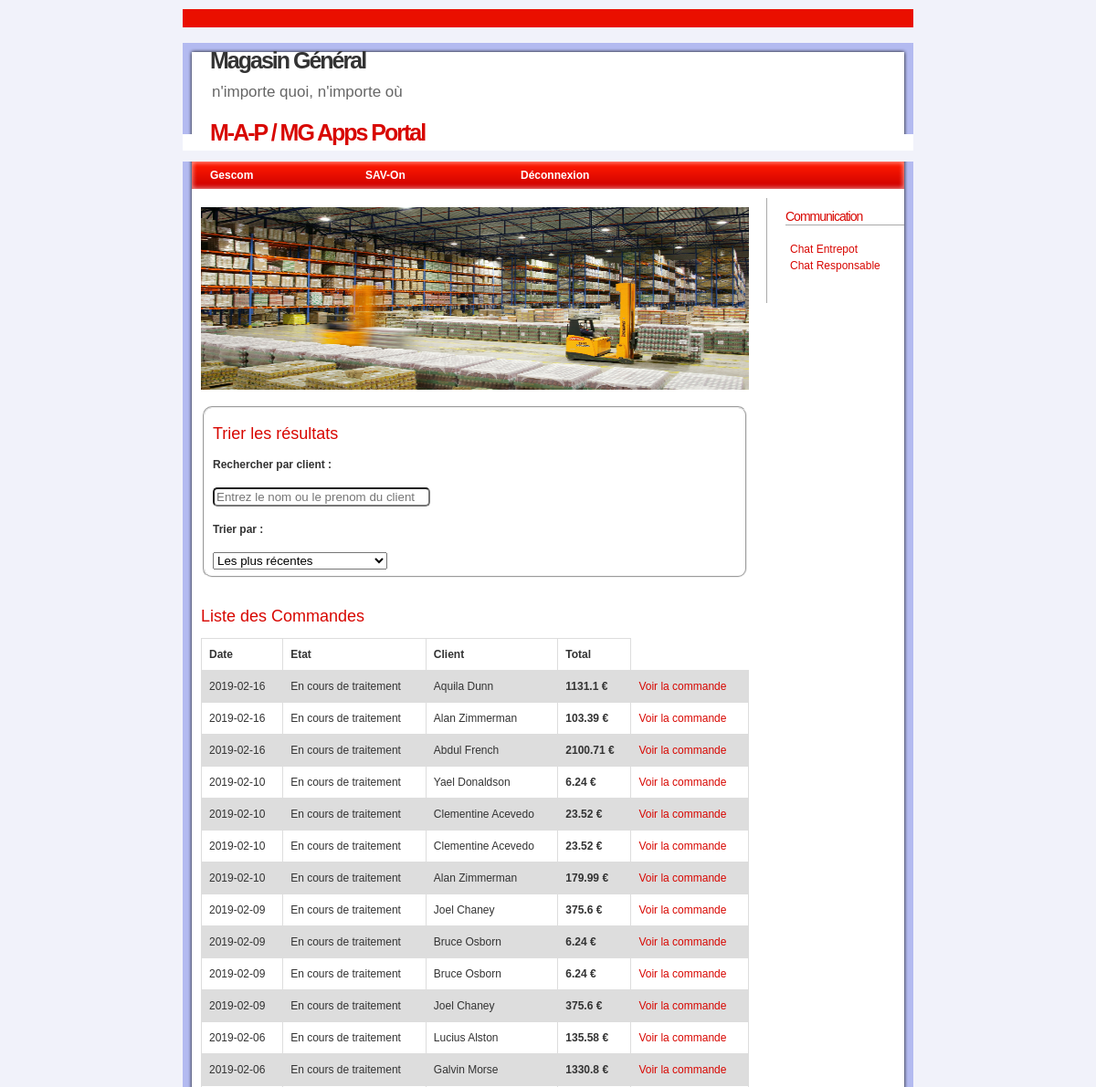
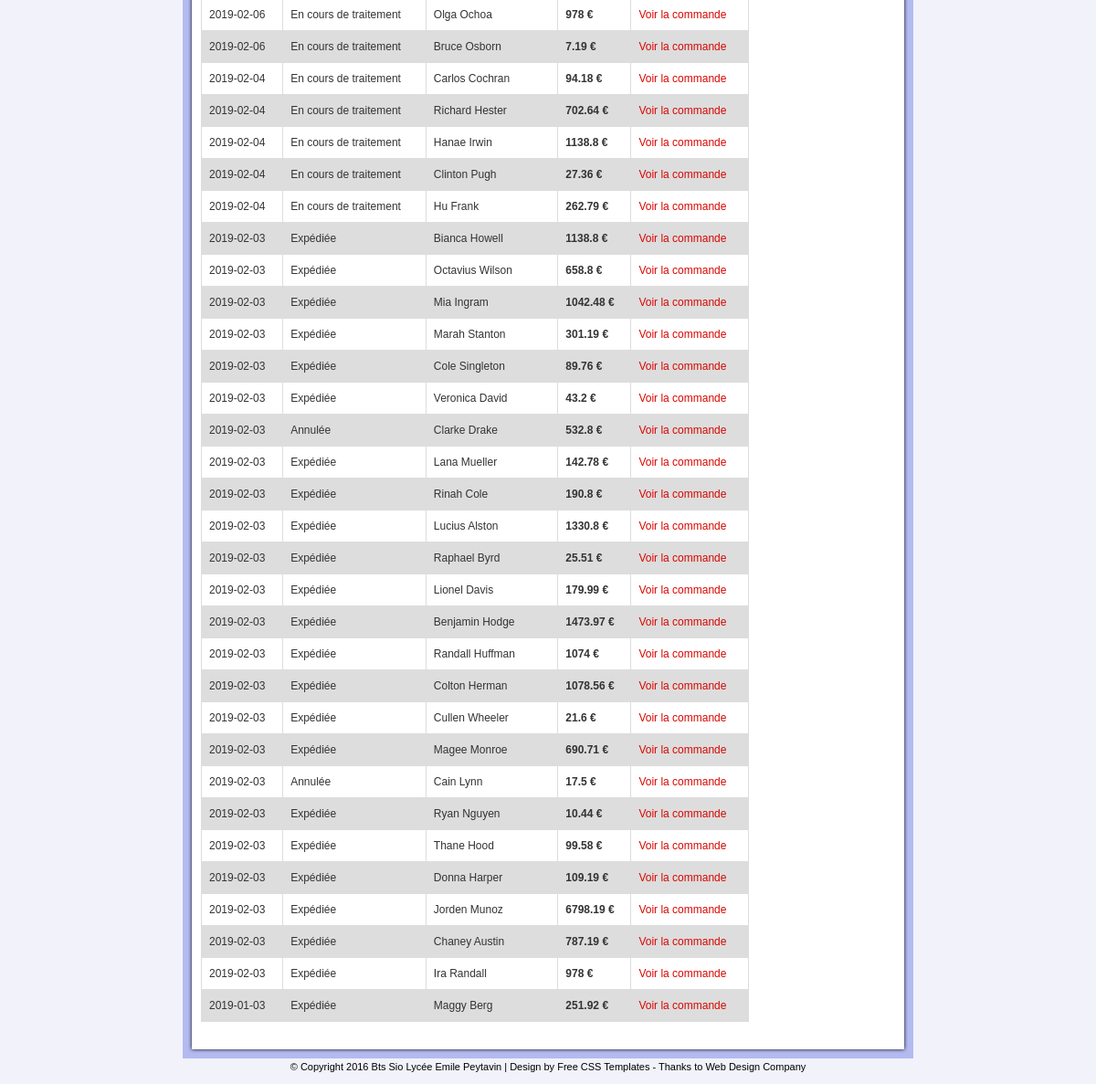
The page /map/gescom/cde_rechercher.php (signed in) on the database its author committed (2 pictures, top to bottom).
### tables this page shows
CREATE TABLE IF NOT EXISTS `commande` (
  `idCommande` int(11) NOT NULL AUTO_INCREMENT,
  `dateCommande` date NOT NULL,
  `etatCommande` char(50) NOT NULL,
  `idClient` int(11) NOT NULL,
  PRIMARY KEY (`idCommande`),
  KEY `Commande_Client_FK` (`idClient`)
);

CREATE TABLE IF NOT EXISTS `client` (
  `idClient` int(5) NOT NULL AUTO_INCREMENT,
  `nomClient` char(50) NOT NULL,
  `prenomClient` char(50) NOT NULL,
  `rueClient` char(100) NOT NULL,
  `cpClient` char(10) NOT NULL,
  `villeClient` char(50) NOT NULL,
  `mailClient` char(100) NOT NULL,
  `telClient` char(20) NOT NULL,
  PRIMARY KEY (`idClient`)
);

### classes/database.class.php (called while the page is built)
<?php
class database
{
    private $serverName="localhost";
    private $serverPort="3306";
    private $databaseName="mgvpcdb";
    private $databaseUser="root";
    private $databasePassword="";
    private $databaseCharset="UTF8";
    private $db=null;
    private function __construct()
    {
        $serverName = $this->serverName;
        $databasePort = $this->serverPort;
        $databaseName = $this->databaseName;
        $databaseUser = $this->databaseUser;
        $databasePassword = $this->databasePassword;
        $databaseCharset = $this->databaseCharset;
        if (!isset($this->db))
        {
            $this->db = new PDO('mysql:host='.$serverName.';port='.$databasePort.';dbname='.$databaseName.';charset='.$databaseCharset, $databaseUser, $databasePassword);
        }
    }
    public static function getDB()
    {
        static $database = null;
        if (!isset($database))
        {
            $database = new database();
        }
        return $database->db;
    }
}

### classes/commandeManager.class.php (called while the page is built, shortened)
<?php
require_once ("database.class.php");
class commandeManager {
    private $db;
    public function __construct($database)
    {
        $this->db=$database;
    }
    public function getList($restriction='WHERE 1')
    {
        $query = "SELECT * FROM `commande` ".$restriction.";";
        $cdeList = Array();
        try
        {
            $result = $this->db->Query($query);
        }
        catch(PDOException $e)
        {
            die ("Erreur : ".$e->getMessage());
        }
        while ($row = $result->fetch())
        {
            $managerCli = new clientManager(database::getDB());
            $commande = new commande($managerCli->get($row['idClient']));
            $commande->setNum($row['idCommande']);
            $commande->setDate($row['dateCommande']);
            $commande->setEtat($row['etatCommande']);
            $queryContenir = "SELECT * FROM `contenir` WHERE idCommande='".$row['idCommande']."'";
            try
            {
                $resultContenir = $this->db->Query($queryContenir);
            }
            catch(PDOException $e)
            {
                die ("Erreur : ".$e->getMessage());
            }
            while ($rowContenir = $resultContenir->fetch())
            {
                $managerProd = new produitManager(database::getDB());
                $produit = $managerProd->get($rowContenir['idProduit']);
                $commande->addProduitQte($produit,$rowContenir['quantite']);
            }
            $cdeList[] = $commande;
        }
        return $cdeList;
    }
}

### classes/clientManager.class.php (called while the page is built, shortened)
<?php
require_once ("database.class.php");
class clientManager {
    private $db;
    public function __construct($database)
    {
        $this->db=$database;
    }
    public function get($id)
    {
        $query = "select * from `client` WHERE `idClient`=?;";
        try
        {
            $traitement = $this->db->prepare($query);
            $traitement->bindparam(1,$id);
            $traitement->execute();
        }
        catch(PDOException $e)
        {
            die ("Erreur : ".$e->getMessage());
        }
        if($row = $traitement->fetch()) {
            $cli = new client($row['nomClient'],$row['prenomClient'],$row['rueClient'],$row['cpClient'],$row['villeClient'],$row['mailClient'],$row['telClient']);
            $cli->setId($row['idClient']);
            return $cli;
        }
        else {
            return false;
        }
    }
}

### classes/produitManager.class.php (called while the page is built, shortened)
<?php
require_once ("database.class.php");
class produitManager {
    private $db;
    public function __construct($database)
    {
        $this->db=$database;
    }
    public function get($id)
    {
        $query = "SELECT * FROM `produit` WHERE `idProduit`=?;";
        try
        {
            $traitement = $this->db->prepare($query);
            $traitement->bindparam(1,$id);
            $traitement->execute();
        }
        catch(PDOException $e)
        {
            die ("Erreur : ".$e->getMessage());
        }
        if ($row = $traitement->fetch())
        {
            $managerCateg = new categorieProduitManager(database::getDB());
            $categ = $managerCateg->get($row['idCategorie']);
            $produit = new produit($row['idProduit'],$row['nomProduit'],$row['descProduit'],$row['prixProduit'],$row['dureeGarantie'], $categ);
            return $produit;
        }
        else {
            return false;
        }
    }
}

### classes/categorieProduitManager.class.php (called while the page is built, shortened)
<?php
require_once 'database.class.php';
class categorieProduitManager
{
    private $db;
    public function __construct($database)
    {
        $this->db = $database;
    }
    public function get($id)
    {
        $query = "SELECT * FROM categorieproduit WHERE idCategorie = ?;";
        try
        {
            $traitement = $this->db->prepare($query);
            $traitement->bindparam(1,$id);
            $traitement->execute();
        }
        catch(PDOException $e)
        {
            die ("Erreur : ".$e->getMessage());
        }
        $row = $traitement->fetch();
        if($row)
        {
            $categProd = new categorieProduit($row['nomCategorie']);
            $categProd->setId($row['idCategorie']);
            return $categProd;
        }
        else
            return false;
    }
}

### classes/produit.class.php (called while the page is built, shortened)
<?php
class produit implements JsonSerializable {
    private $id;
    public function __construct($id, $lib, $desc, $pri, $dureeGar, $categorie){
        $this->id = $id;
    }
    public function getId(){return $this->id;}
}

### classes/commande.class.php (called while the page is built, shortened)
<?php
class commande implements JsonSerializable {
    public function addProduitQte(produit $prod, $qte){
        $idP=$prod->getId();
    }
}

### map/gescom/cde_rechercher.php (the view, shortened to what this page needs)
<?php
include ("../inc/header.inc.php");
include ("../inc/menu.inc.php");
if (isset($_SESSION['idE']))
{ ?>
    <div id="content">
        <div class="left">
            <img id="banner" src="../images/warehouse.jpg" alt="Entrepot">
            <br>
            <form method="get" action="">
                <fieldset style="border-radius: 10px">
                <div class="tri">
                    <h2>Trier les résultats</h2>
                    <h4>Rechercher par client :</h4>
                    <div id="formRechCli">
                        <p><input onkeyup="rechercheComm()" id="recherche" style="border-radius: 5px;width: 40%" type="text" name="nomCli" placeholder="Entrez le nom ou le prenom du client" required>
                    </div>
                    <h4>Trier par :</h4>
                    <select onchange="trierComm(this);" name="triComm">
                        <option value="1">Les plus récentes</option>
                    </select>
                </div>
                </fieldset>
            </form>
            <br>
            <h2>Liste des Commandes</h2>
            <div class="listeComm">
                <table id="listeComm">
                    <tr>
                      <th>Date</th>
                      <th>Etat</th>
                      <th>Client</th>
                      <th>Total</th>
                    </tr>
                    <?php
                    $manaComm = new commandeManager(database::getDB());
                    $listeComm = $manaComm->getList('ORDER BY dateCommande DESC;');
                    foreach ($listeComm as $uneComm)
                    {
                        echo '<tr>';
                        echo '<td>'.$uneComm->getDate().'</td>';
                        echo '<td>'.$uneComm->getEtat().'</td>';
                        echo '<td>'.$uneComm->getClient()->getPrenom().' '.$uneComm->getClient()->getNom().'</td>';
                        echo '<td><b>'.$uneComm->getTotal().' €</b></td>';
                        echo '<td name="numCde"><a href="cde_rechercher_resultat.php?numCde='. $uneComm->getNum().'">Voir la commande</a></td>';
                        echo '</tr>';
                    }
                    ?>
                </table>
            </div>
        </div>
        <?php
            include ("../inc/right.inc.php");
        ?>
    </div>
    <?php
}
else
{
    header('location:../index.php');
}
include ("../inc/footer.inc.php");

### map/inc/header.inc.php (shortened to what this page needs)
<?php
	$base_url = "http://".$_SERVER['HTTP_HOST']."/MGvpc/map/";
?>
<!DOCTYPE html>
<html lang="fr">
<head>
    <link rel="stylesheet" href="<?php echo $base_url."style/style.css"; ?>">
</head>
<body>
<div id="wrap">
<div id="top"></div>
<header>
    <h1>Magasin Général</h1>
    <h2>n'importe quoi, n'importe où</h2>
    <h1 style="color: #D80600">M-A-P / MG Apps Portal</a></h1>
</header>

### map/inc/menu.inc.php (shortened to what this page needs)
<div id="menu">
    <ul>
        <li><a href="#" title="Gestion du commandes VPC">Gescom</a>
        </li>
        <li><a href="#" title="Gestion des problèmes SAV">SAV-On</a>
        </li>
        <li><a href="<?php echo $base_url."deconnexion.php"; ?>">Déconnexion</a></li>
    </ul>
</div>

### map/inc/right.inc.php
<div class="right">
    <h2>Communication</h2>
    <ul>
        <li><a href="#">Chat Entrepot</a></li>
        <li><a href="#">Chat Responsable</a></li>
    </ul>
</div>

### map/inc/footer.inc.php
<div id="bottom"></div>
<footer>
    &copy; Copyright 2016 <a href="http://www.siomende.fr/" target="_blank">Bts Sio Lycée Emile Peytavin</a> | Design by <a href="http://www.free-css-templates.com/">Free CSS Templates</a> - Thanks to <a href="http://www.openwebdesign.org/">Web Design Company</a>
</footer>
</div>
</body>
</html>

### map/style/style.css (style rules this page uses)
h2 { color: #D80600; text-decoration: none; }
body { background: #F1F2FA; font-family: Verdana, Arial, Helvetica, sans-serif; font-size: 12px; line-height: 18px; color: #333333; }
img { border: none; }
a { color: #D80600; text-decoration: none; }
#wrap { width: 800px; margin: 10px auto; }
#top { background: #EA0F00 url(images/top.gif) no-repeat; padding: 10px 0; }
header { background: #FFFFFF url(images/header.gif) no-repeat; height: 118px; }
header h1 { padding: 10px 0 0 30px; font-size: 25px; letter-spacing: -2px; }
header h2 { padding-left: 32px; font-size: 17px; color: #666; font-weight: 100; }
#content { background: #FFFFFF url(images/content.gif) repeat-y; padding: 10px; }
.left { float: left; width: 600px; padding: 10px; }
.left h2 { font-size: 18px; font-weight: 100; }
.right { float: right; width: 130px; padding: 0px 0 10px 20px; border-left: 1px solid #aaa; }
.right ul { list-style-type: none; padding: 5px 5px 10px 5px; }
.right h2 { font-size: 14px; font-weight: 100; letter-spacing: -1px; border-bottom: 1px solid #aaa; }
#bottom { background: #EA0F00 url(images/bottom.gif) no-repeat; padding: 10px 0; }
footer { padding: 0 0 0 0; text-align: center; font-size: 11px; color: #000; }
footer a { color: #000; text-decoration: none; }
th { text-align:center; }
#banner { display: block; margin: 0 auto; width: 100%; height: 200px; }
#menu { height: 30px; line-height: 30px; background: #EA0F00 url(images/menu.gif) no-repeat; }
#menu ul { padding-left: 20px; list-style-type: none; }
#menu ul li { display: block; float: left; margin:auto; }
#menu a { color: #ffffff; padding: 0 10px; font-weight: 600; }
#menu li a { display: block; width: 150px; }
table { font-family: arial, sans-serif; border-collapse: collapse; width: 100%; }
td, th { border: 1px solid #dddddd; text-align: left; padding: 8px; }
tr:nth-child(even) { background-color: #dddddd; }

### rows shown on the page
commande: dateCommande "2019-02-16", etatCommande "En cours de traitement", idClient.prenomClient "Aquila", idClient.nomClient "Dunn", Total "1131.1"
commande: dateCommande "2019-02-16", etatCommande "En cours de traitement", idClient.prenomClient "Alan", idClient.nomClient "Zimmerman", Total "103.39"
commande: dateCommande "2019-02-16", etatCommande "En cours de traitement", idClient.prenomClient "Abdul", idClient.nomClient "French", Total "2100.71"
commande: dateCommande "2019-02-10", etatCommande "En cours de traitement", idClient.prenomClient "Yael", idClient.nomClient "Donaldson", Total "6.24"
commande: dateCommande "2019-02-10", etatCommande "En cours de traitement", idClient.prenomClient "Clementine", idClient.nomClient "Acevedo", Total "23.52"
commande: dateCommande "2019-02-10", etatCommande "En cours de traitement", idClient.prenomClient "Clementine", idClient.nomClient "Acevedo", Total "23.52"
commande: dateCommande "2019-02-10", etatCommande "En cours de traitement", idClient.prenomClient "Alan", idClient.nomClient "Zimmerman", Total "179.99"
commande: dateCommande "2019-02-09", etatCommande "En cours de traitement", idClient.prenomClient "Joel", idClient.nomClient "Chaney", Total "375.6"
commande: dateCommande "2019-02-09", etatCommande "En cours de traitement", idClient.prenomClient "Bruce", idClient.nomClient "Osborn", Total "6.24"
commande: dateCommande "2019-02-09", etatCommande "En cours de traitement", idClient.prenomClient "Bruce", idClient.nomClient "Osborn", Total "6.24"
commande: dateCommande "2019-02-09", etatCommande "En cours de traitement", idClient.prenomClient "Joel", idClient.nomClient "Chaney", Total "375.6"
commande: dateCommande "2019-02-06", etatCommande "En cours de traitement", idClient.prenomClient "Lucius", idClient.nomClient "Alston", Total "135.58"
commande: dateCommande "2019-02-06", etatCommande "En cours de traitement", idClient.prenomClient "Galvin", idClient.nomClient "Morse", Total "1330.8"
commande: dateCommande "2019-02-06", etatCommande "En cours de traitement", idClient.prenomClient "Olga", idClient.nomClient "Ochoa", Total "978"
commande: dateCommande "2019-02-06", etatCommande "En cours de traitement", idClient.prenomClient "Bruce", idClient.nomClient "Osborn", Total "7.19"
commande: dateCommande "2019-02-04", etatCommande "En cours de traitement", idClient.prenomClient "Carlos", idClient.nomClient "Cochran", Total "94.18"
commande: dateCommande "2019-02-04", etatCommande "En cours de traitement", idClient.prenomClient "Richard", idClient.nomClient "Hester", Total "702.64"
commande: dateCommande "2019-02-04", etatCommande "En cours de traitement", idClient.prenomClient "Hanae", idClient.nomClient "Irwin", Total "1138.8"
commande: dateCommande "2019-02-04", etatCommande "En cours de traitement", idClient.prenomClient "Clinton", idClient.nomClient "Pugh", Total "27.36"
commande: dateCommande "2019-02-04", etatCommande "En cours de traitement", idClient.prenomClient "Hu", idClient.nomClient "Frank", Total "262.79"
commande: dateCommande "2019-02-03", etatCommande "Expédiée", idClient.prenomClient "Bianca", idClient.nomClient "Howell", Total "1138.8"
commande: dateCommande "2019-02-03", etatCommande "Expédiée", idClient.prenomClient "Octavius", idClient.nomClient "Wilson", Total "658.8"
commande: dateCommande "2019-02-03", etatCommande "Expédiée", idClient.prenomClient "Mia", idClient.nomClient "Ingram", Total "1042.48"
commande: dateCommande "2019-02-03", etatCommande "Expédiée", idClient.prenomClient "Marah", idClient.nomClient "Stanton", Total "301.19"
commande: dateCommande "2019-02-03", etatCommande "Expédiée", idClient.prenomClient "Cole", idClient.nomClient "Singleton", Total "89.76"
commande: dateCommande "2019-02-03", etatCommande "Expédiée", idClient.prenomClient "Veronica", idClient.nomClient "David", Total "43.2"
commande: dateCommande "2019-02-03", etatCommande "Annulée", idClient.prenomClient "Clarke", idClient.nomClient "Drake", Total "532.8"
commande: dateCommande "2019-02-03", etatCommande "Expédiée", idClient.prenomClient "Lana", idClient.nomClient "Mueller", Total "142.78"
commande: dateCommande "2019-02-03", etatCommande "Expédiée", idClient.prenomClient "Rinah", idClient.nomClient "Cole", Total "190.8"
commande: dateCommande "2019-02-03", etatCommande "Expédiée", idClient.prenomClient "Lucius", idClient.nomClient "Alston", Total "1330.8"
commande: dateCommande "2019-02-03", etatCommande "Expédiée", idClient.prenomClient "Raphael", idClient.nomClient "Byrd", Total "25.51"
commande: dateCommande "2019-02-03", etatCommande "Expédiée", idClient.prenomClient "Lionel", idClient.nomClient "Davis", Total "179.99"
commande: dateCommande "2019-02-03", etatCommande "Expédiée", idClient.prenomClient "Benjamin", idClient.nomClient "Hodge", Total "1473.97"
commande: dateCommande "2019-02-03", etatCommande "Expédiée", idClient.prenomClient "Randall", idClient.nomClient "Huffman", Total "1074"
commande: dateCommande "2019-02-03", etatCommande "Expédiée", idClient.prenomClient "Colton", idClient.nomClient "Herman", Total "1078.56"
commande: dateCommande "2019-02-03", etatCommande "Expédiée", idClient.prenomClient "Cullen", idClient.nomClient "Wheeler", Total "21.6"
commande: dateCommande "2019-02-03", etatCommande "Expédiée", idClient.prenomClient "Magee", idClient.nomClient "Monroe", Total "690.71"
commande: dateCommande "2019-02-03", etatCommande "Annulée", idClient.prenomClient "Cain", idClient.nomClient "Lynn", Total "17.5"
commande: dateCommande "2019-02-03", etatCommande "Expédiée", idClient.prenomClient "Ryan", idClient.nomClient "Nguyen", Total "10.44"
commande: dateCommande "2019-02-03", etatCommande "Expédiée", idClient.prenomClient "Thane", idClient.nomClient "Hood", Total "99.58"
commande: dateCommande "2019-02-03", etatCommande "Expédiée", idClient.prenomClient "Donna", idClient.nomClient "Harper", Total "109.19"
commande: dateCommande "2019-02-03", etatCommande "Expédiée", idClient.prenomClient "Jorden", idClient.nomClient "Munoz", Total "6798.19"
commande: dateCommande "2019-02-03", etatCommande "Expédiée", idClient.prenomClient "Chaney", idClient.nomClient "Austin", Total "787.19"
commande: dateCommande "2019-02-03", etatCommande "Expédiée", idClient.prenomClient "Ira", idClient.nomClient "Randall", Total "978"
commande: dateCommande "2019-01-03", etatCommande "Expédiée", idClient.prenomClient "Maggy", idClient.nomClient "Berg", Total "251.92"
